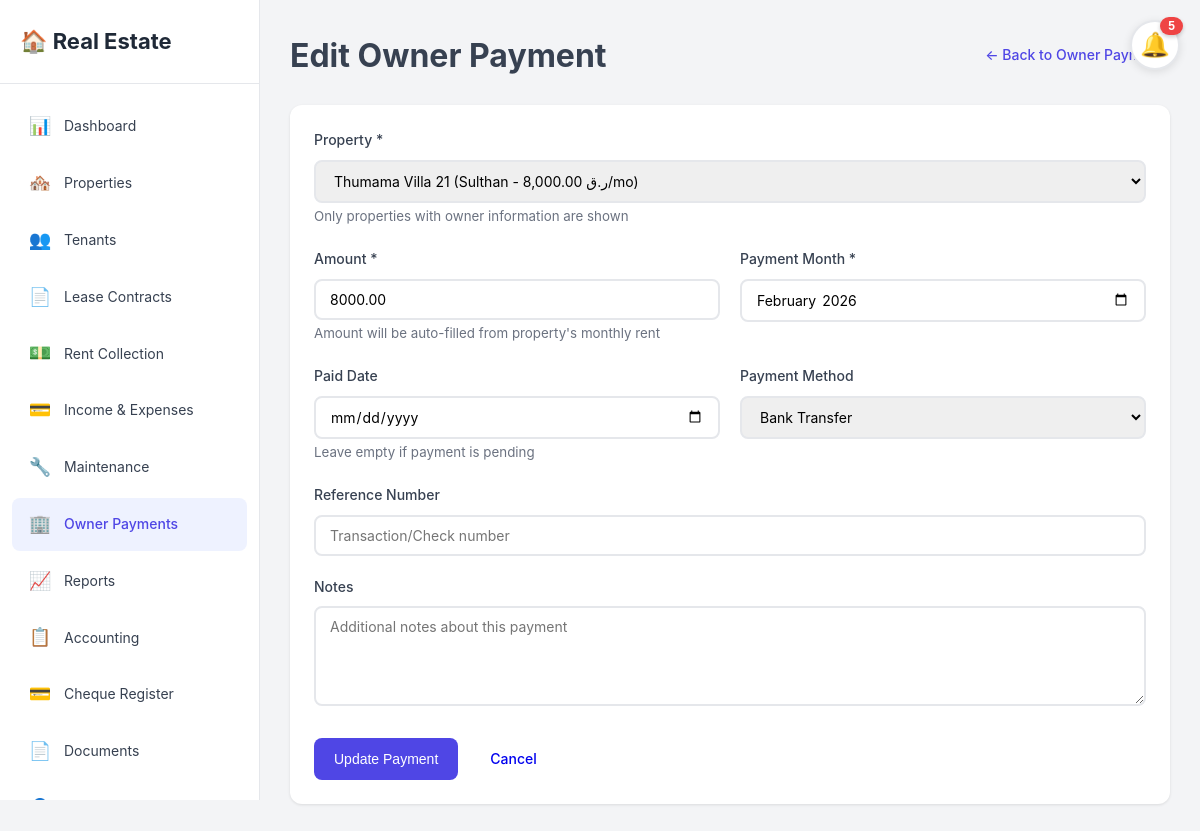
/owners/edit.php?id=59 (signed in), run on the app's committed database.
### tables this page shows
CREATE TABLE `owner_payments` (
  `id` int(11) NOT NULL,
  `property_id` int(11) NOT NULL,
  `user_id` int(11) NOT NULL,
  `amount` decimal(10,2) NOT NULL,
  `payment_month` date NOT NULL,
  `paid_date` date DEFAULT NULL,
  `cheque_number` varchar(50) DEFAULT NULL,
  `payment_method` enum('Cash','Check','Cheque','Bank Transfer','Credit Card','Online','Other') DEFAULT 'Bank Transfer',
  `reference_number` varchar(100) DEFAULT NULL,
  `notes` text DEFAULT NULL,
  `status` enum('Pending','Paid','Overdue') DEFAULT 'Pending',
  `created_at` timestamp NOT NULL DEFAULT current_timestamp(),
  `updated_at` timestamp NOT NULL DEFAULT current_timestamp() ON UPDATE current_timestamp()
);

### config/config.php (called while the page is built, shortened)
<?php
function getCurrentUserId() {
    return isset($_SESSION['user_id']) ? $_SESSION['user_id'] : null;
}
?>

### owners/edit.php (the view, shortened to what this page needs)
<?php
require_once '../config/config.php';
$conn = getDBConnection();
$user_id = getCurrentUserId();
$current_user = $conn->query("SELECT role FROM users WHERE id = $user_id")->fetch_assoc();
$user_role = $current_user['role'] ?? 'User';
$can_delete_any = in_array($user_role, ['Super Admin', 'Admin']);
$payment_id = intval($_GET['id']);
$payment_query = $can_delete_any
    ? "SELECT op.*, p.property_name, p.owner_name FROM owner_payments op INNER JOIN properties p ON op.property_id = p.id WHERE op.id = $payment_id"
    : "SELECT op.*, p.property_name, p.owner_name FROM owner_payments op INNER JOIN properties p ON op.property_id = p.id WHERE op.id = $payment_id AND op.user_id = $user_id";
$payment_result = $conn->query($payment_query);
$payment = $payment_result->fetch_assoc();
$check_unit = $conn->query("SHOW COLUMNS FROM properties LIKE 'parent_property_id'");
$has_unit_fields = $check_unit->num_rows > 0;
if ($has_unit_fields) {
    $properties_query = "SELECT p.id, p.property_name, p.owner_name, p.monthly_rent_to_owner,
                            p.parent_property_id, p.unit_name, parent.property_name as parent_property_name
                          FROM properties p
                          LEFT JOIN properties parent ON p.parent_property_id = parent.id
                          WHERE p.user_id = $user_id AND p.owner_name IS NOT NULL AND p.owner_name != '' AND p.monthly_rent_to_owner > 0
                          ORDER BY
                            CASE
                              WHEN p.parent_property_id IS NULL OR p.parent_property_id = 0 OR p.is_unit = 0 THEN 0
                              ELSE 1
                            END,
                            COALESCE(parent.property_name, p.property_name),
                            p.unit_name,
                            p.property_name";
} else {
    $properties_query = "SELECT id, property_name, owner_name, monthly_rent_to_owner
                          FROM properties
                          WHERE user_id = $user_id AND owner_name IS NOT NULL AND owner_name != '' AND monthly_rent_to_owner > 0
                          ORDER BY property_name";
}
$properties_result = $conn->query($properties_query);
$properties_array = [];
if ($properties_result && $properties_result->num_rows > 0) {
    while ($row = $properties_result->fetch_assoc()) {
        if ($has_unit_fields && !empty($row['parent_property_id']) && !empty($row['parent_property_name'])) {
            $unit_display = !empty($row['unit_name']) ? $row['unit_name'] : $row['property_name'];
            $row['display_name'] = $row['parent_property_name'] . ' - ' . $unit_display;
        } else {
            $row['display_name'] = $row['property_name'];
        }
        $properties_array[] = $row;
    }
}
include '../includes/header.php';
?>
<div class="page-actions">
    <h1>Edit Owner Payment</h1>
    <a href="index.php" class="btn-link">← Back to Owner Payments</a>
</div>
<div class="content-card">
    <div class="card-body">
        <form method="POST" action="">
            <div class="form-group">
                <label for="property_id">Property *</label>
                <select id="property_id" name="property_id" required onchange="updateAmountFromProperty()">
                    <?php
                    foreach ($properties_array as $property):
                        $selected = ($property['id'] == $payment['property_id']) ? 'selected' : '';
                    ?>
                        <option value="<?php echo $property['id']; ?>"
                                data-rent-amount="<?php echo $property['monthly_rent_to_owner']; ?>"
                                data-owner-name="<?php echo htmlspecialchars($property['owner_name']); ?>"
                                <?php echo $selected; ?>>
                            <?php echo htmlspecialchars($property['display_name']); ?>
                            (<?php echo htmlspecialchars($property['owner_name']); ?> - <?php echo formatCurrency($property['monthly_rent_to_owner']); ?>/mo)
                        </option>
                    <?php endforeach; ?>
                </select>
                <small class="text-muted">Only properties with owner information are shown</small>
            </div>
            <div class="form-row">
                <div class="form-group">
                    <label for="amount">Amount *</label>
                    <input type="number" id="amount" name="amount" step="0.01" min="0" value="<?php echo htmlspecialchars($payment['amount']); ?>" required>
                    <small class="text-muted">Amount will be auto-filled from property's monthly rent</small>
                </div>
                <div class="form-group">
                    <label for="payment_month">Payment Month *</label>
                    <input type="month" id="payment_month" name="payment_month" value="<?php echo date('Y-m', strtotime($payment['payment_month'])); ?>" required>
                </div>
            </div>
            <div class="form-row">
                <div class="form-group">
                    <label for="paid_date">Paid Date</label>
                    <input type="date" id="paid_date" name="paid_date" value="<?php echo $payment['paid_date'] ? htmlspecialchars($payment['paid_date']) : ''; ?>">
                    <small class="text-muted">Leave empty if payment is pending</small>
                </div>
                <div class="form-group">
                    <label for="payment_method">Payment Method</label>
                    <select id="payment_method" name="payment_method" required>
                        <option value="Bank Transfer" <?php echo $payment['payment_method'] == 'Bank Transfer' ? 'selected' : ''; ?>>Bank Transfer</option>
                    </select>
                </div>
            </div>
            <div class="form-group">
                <label for="reference_number">Reference Number</label>
                <input type="text" id="reference_number" name="reference_number" value="<?php echo htmlspecialchars($payment['reference_number'] ?? ''); ?>" placeholder="Transaction/Check number">
            </div>
            <div class="form-group">
                <label for="notes">Notes</label>
                <textarea id="notes" name="notes" rows="3" placeholder="Additional notes about this payment"><?php echo htmlspecialchars($payment['notes'] ?? ''); ?></textarea>
            </div>
            <div class="form-actions">
                <button type="submit" class="btn btn-primary">Update Payment</button>
                <a href="index.php" class="btn">Cancel</a>
            </div>
        </form>
    </div>
</div>
<?php include '../includes/footer.php'; ?>

### assets/css/style.css (style rules this page uses)
* { margin: 0; padding: 0; box-sizing: border-box; }
:root { --primary-color: #4f46e5; --primary-hover: #4338ca; --secondary-color: #6366f1; --success-color: #10b981; --danger-color: #ef4444; --warning-color: #f59e0b; --info-color: #3b82f6; --dark-color: #1f2937; --light-color: #f9fafb; --border-color: #e5e7eb; --text-color: #374151; --text-muted: #6b7280; --sidebar-width: 260px; --header-height: 70px; }
body { font-family: -apple-system, BlinkMacSystemFont, 'Segoe UI', Roboto, 'Helvetica Neue', Arial, sans-serif; background-color: #f3f4f6; color: var(--text-color); line-height: 1.6; }
.dashboard-card, .content-card { background: white; border-radius: 12px; box-shadow: 0 1px 3px rgba(0, 0, 0, 0.1); overflow: hidden; }
.card-body { padding: 24px; }
.btn { display: inline-block; padding: 10px 20px; border: none; border-radius: 8px; font-size: 14px; font-weight: 500; cursor: pointer; text-decoration: none; transition: all 0.2s; text-align: center; }
.btn-primary { background-color: var(--primary-color); color: white; }
.btn-link { color: var(--primary-color); text-decoration: none; font-size: 14px; font-weight: 500; }
.form-group { margin-bottom: 20px; }
.form-group label { display: block; margin-bottom: 8px; font-weight: 500; color: var(--text-color); font-size: 14px; }
.form-group input, .form-group select, .form-group textarea { width: 100%; padding: 10px 14px; border: 2px solid var(--border-color); border-radius: 8px; font-size: 14px; font-family: inherit; transition: all 0.2s; }
.form-group textarea { resize: vertical; min-height: 100px; }
.form-row { display: grid; grid-template-columns: 1fr 1fr; gap: 20px; }
.form-actions { display: flex; gap: 12px; margin-top: 24px; }
.text-muted { color: var(--text-muted); }
.page-actions { display: flex; justify-content: space-between; align-items: center; margin-bottom: 24px; }

### data on the page
owner_payments: amount "8000.00", payment_month "2026-02", payment_method "Bank Transfer"

### other printed values
$notification_count "5"
form field property_id "Thumama Villa 21 (Sulthan - 8,000.00 ر.ق/mo)"
